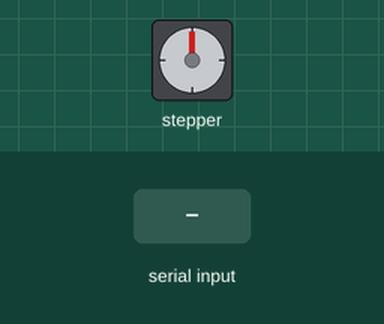
The program below on a simulated Raspberry Pi (BCM pin numbers). Shown: stepper motor. The test bench sets the inputs (shaded band). The stepper is drawn at 2048 steps a turn; what the program prints to the terminal is not drawn.

Above: at 1.2 s.
1.3 s: "w" typed at the terminal, then Enter
At 1.97 s:
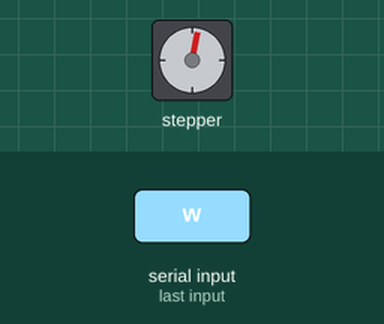
At 2.65 s:
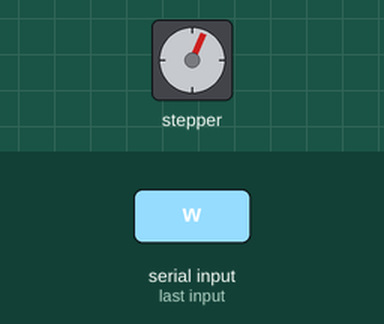
4.3 s: "e" typed at the terminal, then Enter
At 6.53 s:
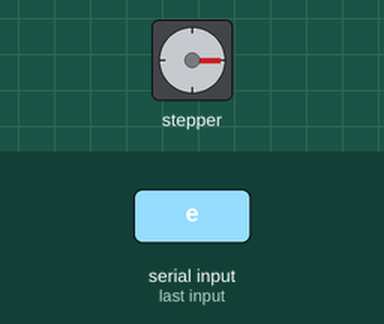
16.3 s: "w" typed at the terminal, then Enter
Timing chart, 0 to 23.5 s (numbered marks = the images above; inputs shaded):
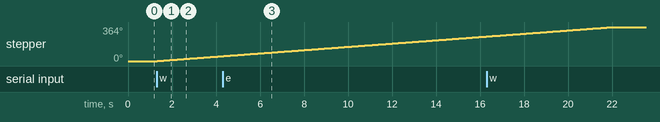

The program:

challenge114.py
```python
import RPi.GPIO as GPIO
import time

STEP_MOTOR = [16, 17, 18, 19]

GPIO.setmode(GPIO.BCM)
GPIO.setwarnings(False)

for pin in STEP_MOTOR:
    GPIO.setup(pin, GPIO.OUT)
    GPIO.output(pin, False)

StepCounter = 0
StepCount = 4

Seq = [[1, 0, 0, 0],
       [0, 1, 0, 0],
       [0, 0, 1, 0],
       [0, 0, 0, 1]]

def rotate_motor(angle): # 정방향 회전
    global StepCounter
    steps = int(5.75 * angle) # 오차 발생함(5.75는 장치의 정확한 회전각도가 아님)
    for i in range(steps):
        for pin in range(4):
            xpin = STEP_MOTOR[pin]
            if Seq[StepCounter][pin] != 0:
                GPIO.output(xpin, True)
            else:
                GPIO.output(xpin, False)
        StepCounter += 1
        if StepCounter == StepCount:
            StepCounter = 0
        if StepCounter < 0:
            StepCounter = StepCount
        time.sleep(0.01)

try:
    while True:
        key = input("키보드 입력. q = 0도, w = 90도, e = 180도, x = exit : ")
        if key == 'q':
            rotate_motor(0)  # 0도로 회전. 0도이기 때문에 움직임이 없음
        elif key == 'w':
            rotate_motor(90)  # 90도로 회전
        elif key == 'e':
            rotate_motor(180)  # 180도로 회전
        elif key == 'x':
            break
except KeyboardInterrupt:
    GPIO.cleanup()
```

Measured:
- after the input at 1.3 s, stepper: keeps turning clockwise at about 18°/s, starting at once
